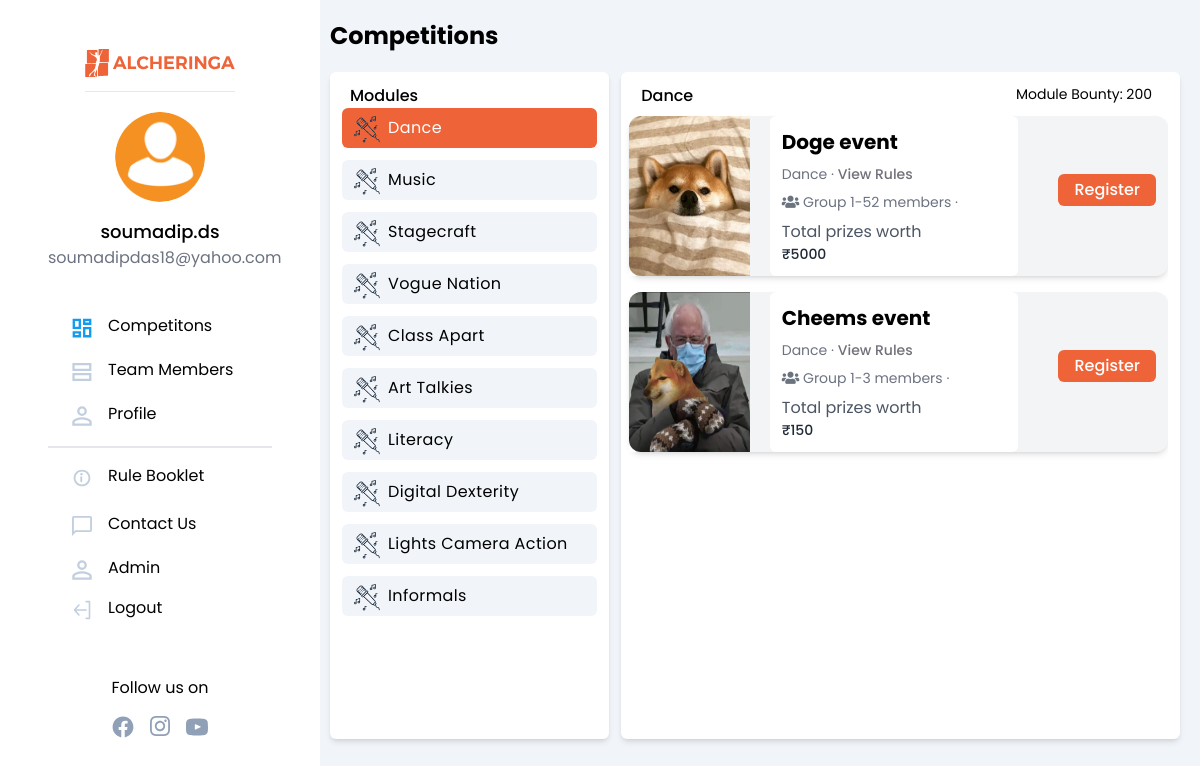
Screenshot of /competitions/ (signed in) with the database file from the repository.
### authentication/models.py (models this page shows, shortened)
class NewUser(AbstractBaseUser, PermissionsMixin):
    alcherid = models.CharField(
        max_length=255, blank=True, unique=True)
    id = models.SlugField(primary_key=True, default=uuid.uuid4)
    img = models.ImageField(upload_to="image_uploads/userdp/",
                            default='user-default.png')
    email = models.EmailField(_('email address'), unique=True)
    username = models.CharField(max_length=150, unique=True)
    collegename = models.CharField(max_length=150, unique=False)
    city = models.CharField(max_length=150, unique=False)
    fullname = models.CharField(max_length=150, blank=True)
    phone = PhoneNumberField(unique=False, blank=True)
    alternate_phone = PhoneNumberField(unique=False, blank=True,null=True)
    interest = models.ManyToManyField(
        "competitions.Module", related_name="interest")
    team_members=models.IntegerField(default=0)
    no_of_events_registered=models.IntegerField(default=0)
    date_joined = models.DateTimeField(default=timezone.now)
    provider = models.CharField(max_length=200, unique=False, default="email")
    about = models.TextField(_('about'), max_length=500, blank=True)
    is_staff = models.BooleanField(default=False)
    is_active = models.BooleanField(default=False)
    objects = CustomAccountManager()
    USERNAME_FIELD = 'email'
    REQUIRED_FIELDS = ['username']

### competitions/models.py (models this page shows, shortened)
class Module(models.Model):
    id = models.SlugField(primary_key=True, default=uuid.uuid4)
    module = models.CharField(max_length=127)
    module_query_name_without_spaces_all_small = models.CharField(max_length=127)
    module_icon = models.ImageField(
        upload_to="image_uploads/moduleicons/", default='module_icon_default.png')
    def __str__(self):
          return str(self.module)

class Competition(models.Model):
  id = models.SlugField(primary_key=True, default=uuid.uuid4)
  module=models.ForeignKey(Module,related_name='modulename',on_delete=models.CASCADE)
  event_name = models.CharField(max_length = 255)
  event_desc = models.CharField(max_length = 255)
  event_rules=models.TextField()
  event_rules_pdf = models.FileField(upload_to="image_uploads/rulebooks/", validators=[validate_file_extension],  blank=True, null=True)
  min_members = models.IntegerField(default=1)
  max_members = models.IntegerField(default = 1)
  location = models.CharField(max_length = 63)
  prize_worth = models.IntegerField()
  image = models.ImageField(upload_to="image_uploads/event_pics/", default='event_default.png')

### competitions/views.py (the view)
# urls.py: path('', views.showallcompetitions, name='showallcompetitions'),
@login_required(login_url='login')
def showallcompetitions(request):
    modulequery = request.GET.get('module') or 'dance'
    module = Module.objects.get(
        module_query_name_without_spaces_all_small=modulequery)
    module_comp = Competition.objects.filter(module=module)
    modules = Module.objects.all()
    modulename = module.module_query_name_without_spaces_all_small
    return render(request, 'competitions/allcomp.html', {'allmod': modules, 'allcomp': module_comp, 'modulename': modulename})

### templates/competitions/allcomp.html (shortened to what this page needs)
{% extends '../basictailwind.html'%}
{% load static %}
{%block body%}
<div style="background-color: #F3F6F8;">
    </head>
    <body>
        <div class="md:flex md:flex-row sm:flex-col">
            {% include 'navbar.html' %}
            <span class="content bg-slate-100 h-screen">
                <span class="flex flex-row items-end h-10 mt-3 mb-3">
                    <span
                        class="competition-title font-poppins inline w-11/12 align-middle md:pl-5 font-bold text-2xl sm:justify-center sm:text-center">
                        <p class="text-center pl-5 md:text-left md:pl-0"> Competitions</p>
                    </span>
                </span>
                <div class="md:m-5 bg-inherit flex md:flex-row md:h-5/6 flex-col">
                    <div class="m-0 p-0 md:rounded-md bg-white md:w-1/3 h-full inline overflow-auto shadow-md">
                        <div>
                            <p class="pl-5 pt-3 font-medium hideitems">Modules</p>
                        </div>
                        <div class="flex flex-col flex-nowrap overflow-auto competitions-list mydropdown">
                            {% for module in allmod %}
                            <a href="?module={{module.module_query_name_without_spaces_all_small}}" class="hideitems moduleitems"
                                onclick="mobchange('{{module.module_query_name_without_spaces_all_small}}'); changecolor('{{module.module_query_name_without_spaces_all_small}}')">
                                <div class="h-10 bg-slate-100 m-3 mt-0 rounded-md flex align-middle ii"
                                    id="{{module.module_query_name_without_spaces_all_small}}">
                                    <img src="{{module.module_icon.url}}" alt="dance"
                                        class="h-4/6 ml-3 m-2">
                                    <span class="inline-block align-middle mt-2 tracking-wide">{{module.module}}</span>
                                </div>
                            </a>
                            {%endfor%}
                        </div>
                    </div>
                    <div class="m-0 pr-3 rounded-md bg-white md:w-2/3 h-full inline ml-3 sm:w-full shadow-md">
                        <div class="justify-between flex hideitems">
                            <p class="pl-5 pt-3 font-medium inline-block" id="mod">{{modulename}}</p>
                            <span class="pt-3 inline-block mr-4 text-sm">Module Bounty: 200</span>
                        </div>
                        <div class="competitions-list overflow-auto w-full">
                            {% for comp in allcomp %}
                            <div class="flex flex-col justify-center">
                                <div class="relative bg-gray-100 rounded-xl shadow-md my-2 ml-2 flex flex-col md:flex-row md:space-x-5 space-y-3 md:space-y-0 lg:pr-3 max-w-xs md:max-w-3xl">
                                    <div class="w-full md:w-1/3 bg-white grid place-items-center">
                                        <img src="{{comp.image.url}}" class="lg:rounded-l-xl w-full h-full" />
                                    </div>
                                    <div class="w-full md:w-2/3 bg-white flex flex-col space-y-2 p-3  bg-gray-100 rounded-md ">
                                        <h3 class="font-medium md:text-xl text-xl" style="font-weight: 700;">{{comp.event_name}}</h3>
                                        <p class="md:text-sm text-gray-500 text-base">{{comp.module}} &#xb7; <span style="color: #EE6337;text-decoration:none;"><a href="{% url 'viewrules' slug=comp.id %}"><span class="md:text-sm text-zinc-500 text-amber-600 font-medium">
                                                View Rules
                                            </span>
                                        </a></span></p>
                                        <p class="md:text-sm text-gray-500 text-base">
                                            {%if comp.min_members == 1 and comp.max_members == 1 %}
                                            <i class="fa fa-user" aria-hidden="true"></i> Single
                                            {%else%}
                                            <i class="fa fa-users" aria-hidden="true"></i> Group {{comp.min_members}}-{{comp.max_members}} members
                                            {%endif%}
                                                &#xb7;
                                        </p>
                                        <p class="text-sm text-gray-800">
                                            <span class="font-normal text-gray-600 text-base">Total prizes worth</span><br>
                                            <span class="font-medium">₹{{comp.prize_worth}}</span>
                                        </p>
                                    </div>
                                    <div class="sm:pb-3 inline-block flex">
                                        <a href="{% url 'registercomp' slug=comp.id %}" class="my-auto"><button
                                            class="orcolor text-white md:ml-5 pt-1 pb-1 pl-4 pr-4 rounded-md font-medium">Register</button></a>
                                    </div>
                                </div>
                            </div>
                            {% endfor%}
                        </div>
                    </div>
                </div>
            </span>
        </div>
    </body>
    </html>
    {% endblock %}

### templates/basictailwind.html (shortened to what this page needs)
<!DOCTYPE html>
<html>
<head>
    <link rel="stylesheet" href="https://use.fontawesome.com/releases/v5.7.2/css/all.css"
>
    <script src="https://cdn.tailwindcss.com"></script>
</head>
<body>
    {% block body %} {% endblock %}
</body>
</html>

### templates/navbar.html (shortened to what this page needs)
{%load static%}
  <nav class="w-80 hidden sm:block bg-white rounded shadow-md">
    <div class="w-80 h-screen flex flex-col justify-center bg-white border-gray-400 px-12 fixed float-left">
      <a href="/"><img src="{% static 'imgs/alcher_orange.svg'%}" class="mt-24 mx-auto pb-3 border-b" width="150px" height="40px" alt="logo" border="0" /></a>
      <div class="flex flex-col justify-center my-5">
        <img style="height : 90px; width : 90px; border-radius: 50%;" src="{{request.user.img.url}}" alt="profile pic" border="0"
                class="mx-auto rounded-full" />
        <div class="pt-4 font-medium text-lg text-center">{{request.user.username}}</div>
        <div class="text-gray-500 text-base font-normal text-center">{{request.user.email}}</div>
      </div>
      <div class="pt-2 mt-2 mb-28 flex flex-col justify-center">
        <a href="{%url 'showallcompetitions'%}"><div class="rounded-full flex flex-nowrap my-1 py-2 pl-6 w-60 hover:border-0 hover:bg-gray-100">
          <svg width="20" height="20" viewBox="0 0 24 24" fill="none" xmlns="http://www.w3.org/2000/svg">
            <path d="M9.35 11.85H2.15V2.15H9.35V11.85ZM9.35 21.85H2.15V17.15H9.35V21.85ZM21.85 21.85H14.65V12.15H21.85V21.85ZM14.65 6.85V2.15H21.85V6.85H14.65Z" stroke="#109CF1" stroke-width="2.8" />
          </svg>
          <p class="pl-4 -mt-1">Competitons</p>
        </div></a>
        <a href="{%url 'team'%}"><div class="rounded-full flex flex-nowrap my-1 py-2 w-60 pl-6 hover:border-0 hover:bg-gray-100">
          <svg width="20" height="20" viewBox="0 0 25 24" fill="none" xmlns="http://www.w3.org/2000/svg">
            <path d="M1.9 9.35V2.15H22.85V9.35H1.9ZM1.9 21.85V14.65H22.85V21.85H1.9Z" stroke="#C2CFE0" stroke-width="2.8" />
          </svg>
          <p class="pl-4 -mt-1">Team Members</p>
        </div></a>
        <a href='{%url 'profile'%}' >
        <div class="rounded-full flex flex-nowrap my-1 py-2 w-60 pl-6 hover:border-0 hover:bg-gray-100 mb-3">
          <p class="pl-4 -mt-1">Profile</p>
        </div>
        </a>
        <hr class="border bg-gray-200" />
        <a href="s"><div class="rounded-full flex flex-nowrap my-2 py-2 w-60 pl-6 hover:border-0 hover:bg-gray-100 mt-3">
          <p class="pl-4 -mt-1">Rule Booklet</p>
        </div></a>
        <a href="n"><div class="rounded-full flex flex-nowrap my-1 py-2 w-60 pl-6 hover:border-0 hover:bg-gray-100">
          <p class="pl-4 -mt-1">Contact Us</p>
        </div></a>
        {%if request.user.is_staff%}
        <a href="/admin" target="_blank"><div class="rounded-full flex flex-nowrap my-1 py-2 pl-6 w-60 hover:border-0 hover:bg-gray-100">
          <p class="pl-4 -mt-1">Admin</p>
        </div></a>
        {%endif%}
        <a href='{% url 'logout'%}'>
        <div class="rounded-full flex flex-nowrap py-2 pl-6 w-60 hover:border-0 hover:bg-gray-100">
          <p class="pl-4 -mt-1">Logout</p>
        </div>
        </a>
        <br>
        <br>
        <div>
            <div style="text-align:center">
                <p class="">Follow us on</p>
                <div class=" flex justify-center space-x-4 mt-4">
                  <a style="cursor:pointer;" href="https://www.facebook.com/alcheringaiitg" target="_blank">
                    </a>
                  <a style="cursor:pointer;" href="https://www.instagram.com/alcheringaiitg/" target="_blank">
                    </a>
                  <a style="cursor:pointer;" href="https://twitter.com/alcheringaiitg" target="_blank">
                    </a>
                </div>
            </div>
        </div>
      </div>
    </div>
  </nav>

### templates/basictailwind.html (style rules this page uses)
body { font-family: 'Poppins', sans-serif; }
.orcolor { background-color: #EE6337; }

### templates/competitions/allcomp.html (style rules this page uses)
.orcolor { background-color: #EE6337; }
.competitions-list { height: 90%; }
.content { width: 76.6%; }

### rows the page displays
NewUser: user.img (placeholder picture), user.username "soumadip.ds", user.email "soumadipdas18@yahoo.com"
Module: module_icon (placeholder picture), module "Dance"
Module: module_icon (placeholder picture), module "Music"
Module: module_icon (placeholder picture), module "Stagecraft"
Module: module_icon (placeholder picture), module "Vogue Nation"
Module: module_icon (placeholder picture), module "Class Apart"
Module: module_icon (placeholder picture), module "Art Talkies"
Module: module_icon (placeholder picture), module "Literacy"
Module: module_icon (placeholder picture), module "Digital Dexterity"
Module: module_icon (placeholder picture), module "Lights Camera Action"
Module: module_icon (placeholder picture), module "Informals"
Competition: image (picture), event_name "Doge event", module "Dance", min_members "1", max_members "52", prize_worth "5000"
Competition: image (picture), event_name "Cheems event", module "Dance", min_members "1", max_members "3", prize_worth "150"
